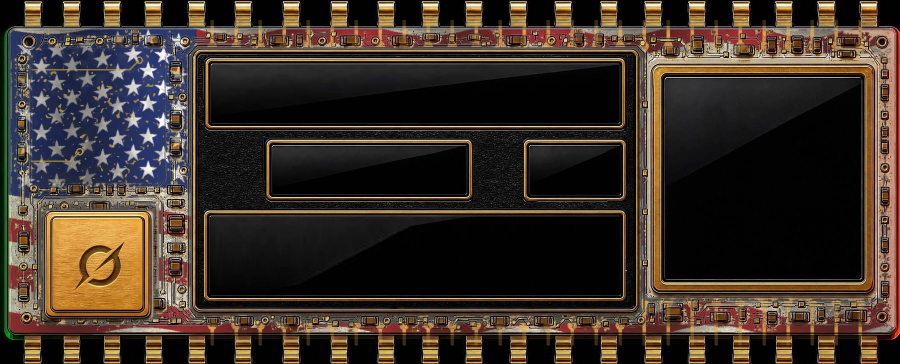
#> input picture ez/media/chip12-grok-1800.jpg, 1800 x 728 px, found by its file name (shown at 1/2 size); its folder holds only this picture in this run
$ python chip14.py
#> lines starting #> are read from the running program, lines starting #| are printed output that depends on the picture; after the words box and inside, x2 and y2 are one past the last pixel; in counts of white or black regions, pixels touching at a corner belong together
# /usr/bin/python3 chip14.py : the live chip12-<m>-1800 paintings -> img/chip14-<m>.jpg (1800 x 828)
#  1 the flag-tinted board substrate re-inked in the model's unit colour (low-frequency stripes/stars flattened, grain and grime kept;
#    gold parts, dark parts, the windows, the founder window and the logo plate untouched)
#  2 the flag panel (top left) a solid enamel inlay in the unit colour, hand-drawn: ink edge, lit top-left lip, shaded bottom-right lip, fine grain
#  3 a 100px band cut in for the LAST 5 row: a new black glass window 9-sliced from the chip's own P&L window, on the chip's own leather matte
import numpy as np,sys
from PIL import Image,ImageDraw,ImageFilter
U={'grok':(0xe4,0xe0,0xd6),'claude':(0xef,0x8a,0x55),'gpt':(0xb1,0x8c,0xff),'kimi':(0x58,0xb7,0xff)}
SRC='/home/user/Tokengame/ez/media/chip12-%s-1800.jpg';HB=100
def box(a,r):
  c=np.cumsum(np.cumsum(np.pad(a,((r+1,r),(r+1,r)),mode='edge'),0),1)
  return (c[2*r+1:,2*r+1:]-c[:-2*r-1,2*r+1:]-c[2*r+1:,:-2*r-1]+c[:-2*r-1,:-2*r-1])/((2*r+1)**2)
def blur(a,r):
  for _ in range(3):a=box(a,r)
  return a
def go(m):
#> called with m = 'grok'
  im=np.asarray(Image.open(SRC%m).convert('RGB')).astype(float);H,W,_=im.shape;u=np.array(U[m],float)
#> after `H, W, _ = im.shape`: H = 728; W = 1800
  mx=im.max(2);mn=im.min(2);V=mx/255;S=np.where(mx>0,(mx-mn)/np.maximum(mx,1),0)
  r,g,b=im[...,0],im[...,1],im[...,2]
  hue=np.degrees(np.arctan2(np.sqrt(3)*(g-b),2*r-g-b))%360
  gold=(hue>18)&(hue<62)&(S>.36)&(V>.28)
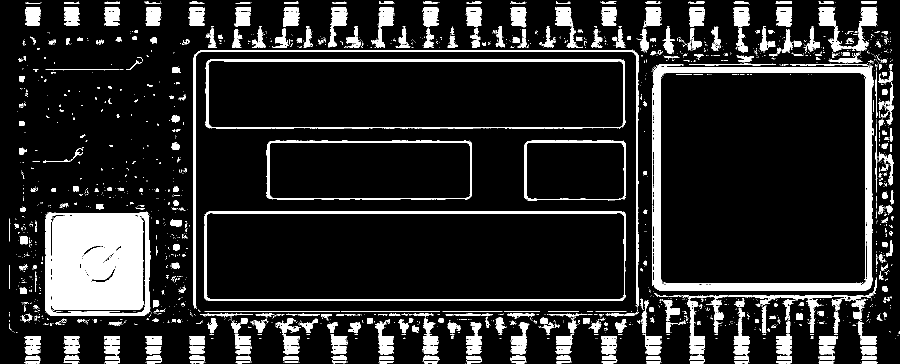
#> gold: shape (728, 1800) bool (shown at 1/2 size); 14% white; 2445 white regions (1965 under 20 px), largest, box (x1, y1, x2, y2) and area: (103, 433, 287, 620) 32754, (1306, 131, 1746, 581) 20623, (408, 423, 1252, 602) 8111
  dark=V<.2
#> dark: shape (728, 1800) bool; 57.8% white; 1651 black regions (1525 under 20 px), largest, box (x1, y1, x2, y2) and area: (9, 2, 1800, 728) 471044, (405, 421, 1254, 602) 12047, (411, 116, 1251, 258) 11583
  yy,xx=np.mgrid[0:H,0:W]
  board=(xx>18)&(xx<1782)&(yy>56)&(yy<670)
  keep=((xx>=383)&(xx<=1292)&(yy>=96)&(yy<=626))|((xx>=1296)&(xx<=1756)&(yy>=121)&(yy<=594))|((xx>=84)&(xx<=312)&(yy>=418)&(yy<=642))
  sub=board&~keep&~gold&~dark
#> sub: shape (728, 1800) bool; 19.1% white; 643 white regions (531 under 20 px), largest, box (x1, y1, x2, y2) and area: (19, 57, 855, 670) 160694, (851, 411, 1782, 670) 35584, (1147, 57, 1683, 202) 18755
  L=.2126*r+.7152*g+.0722*b
  m1=sub.astype(float);num=blur(L*m1,14);den=blur(m1,14);Lb=num/np.maximum(den,1e-3)
#> the loop in blur, `for _ in range(3):a=box(a,r)` made 3 passes
#> pass 1, in box, `c=np.cumsum(np.cumsum(np.pad(a,((r+1,r),(r+1,r)),mode='edge'),0),1)`:
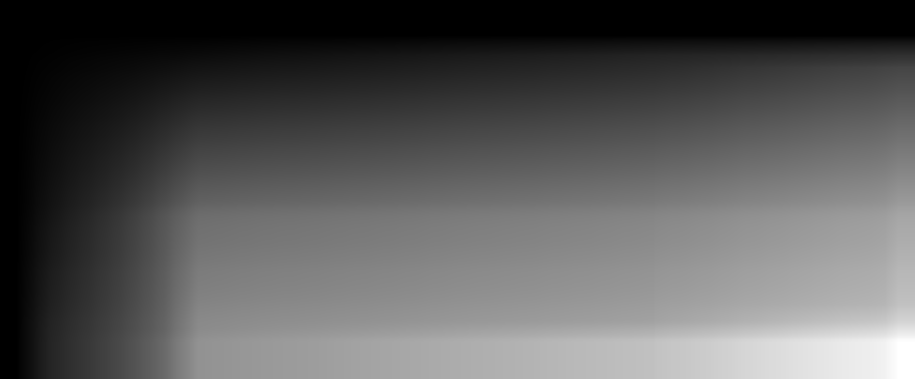
#> c: shape (757, 1829) float64 (shown at 1/2 size); min 0, max 23705745.1, mean 8227256.8; drawn with min black and max white
#> after `Lb = num / np.maximum(den, 0.001)`:
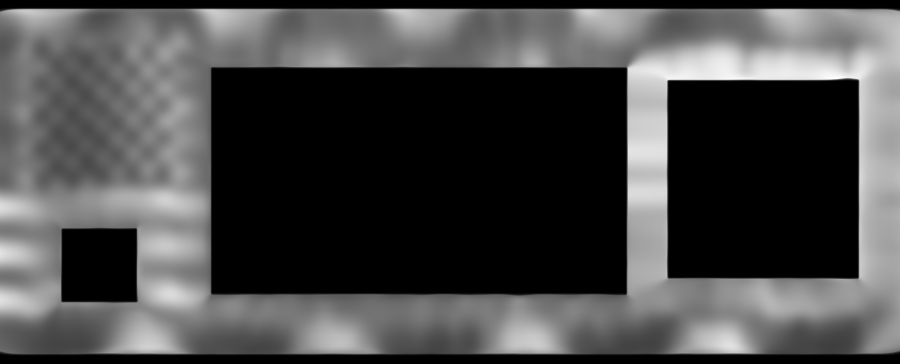
#> Lb: shape (728, 1800) float64 (shown at 1/2 size); min -1.55e-08, max 189.8, mean 53.4; drawn with min black and max white
  det=np.clip(L-Lb,-90,90)
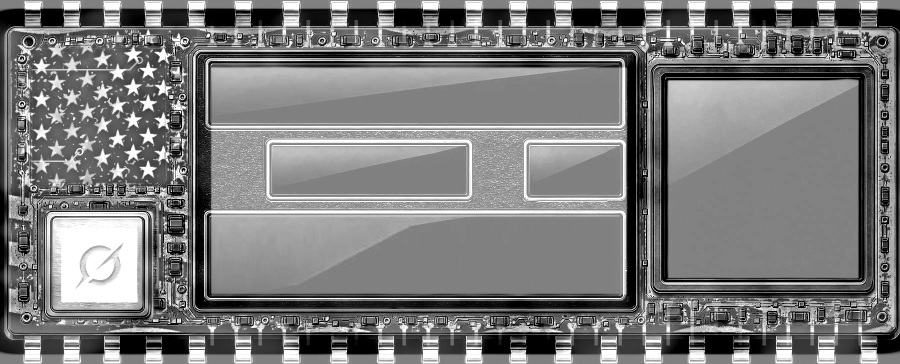
#> det: shape (728, 1800) float64 (shown at 1/2 size); min -90, max 90, mean -3.1; drawn with min black and max white
  base=u*.60
  new=np.clip(base[None,None,:]*(1+det[...,None]/150),0,255)
  a=np.clip(blur(m1,1),0,1)[...,None]
#> a: shape (728, 1800, 1) float64
  out=im*(1-a)+new*a
  # a whisper of the old grime back in (keeps the painted wear)
  out=np.clip(out,0,255)
  img=Image.fromarray(out.astype('uint8'))
  # 3: the band. zone A x<378 and zone C x>=1292 insert at y=300 (copy rows 200..300), zone B inserts at y=411 (matte tile + window)
  new=Image.new('RGB',(W,H+HB));new.paste(img,(0,0))
#> after `new = Image.new('RGB', (W, H + HB))`: new: PIL image 1800x828 RGB; every value is 0
  def zone(x0,x1,ycut,band):
#> called with x0 = 0, x1 = 378, ycut = 300
    new.paste(img.crop((x0,ycut,x1,H)),(x0,ycut+HB));new.paste(band,(x0,ycut))
  zone(0,378,300,img.crop((0,300-HB,378,300)))
  zone(1292,W,300,img.crop((1292,300-HB,W,300)))
#> call 2 of zone, with x0 = 1292, x1 = 1800, ycut = 300
#> in zone (call 2), `new.paste(band, (x0, ycut))`:
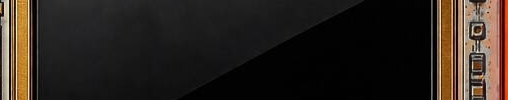
#> band: PIL image 508x100 RGB; mean R, G, B 43.5, 35.6, 29.7
  t=img.crop((378,404,1292,418));tf=t.transpose(Image.FLIP_TOP_BOTTOM);bd=Image.new('RGB',(1292-378,HB));y=0;k=0
#> after `bd = Image.new('RGB', (1292 - 378, HB))`: bd: PIL image 914x100 RGB; every value is 0
  while y<HB:bd.paste(t if k%2==0 else tf,(0,y));y+=t.size[1];k+=1
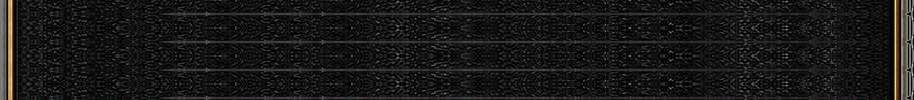
#> bd: PIL image 914x100 RGB; mean R, G, B 25.4, 24.5, 24
#> after the loop, k = 8; y = 112
  zone(378,1292,411,bd)
#> call 3 of zone, with x0 = 378, x1 = 1292, ycut = 411
#> in zone (call 3), `new.paste(img.crop((x0, ycut, x1, H)), (x0, ycut + HB))`:
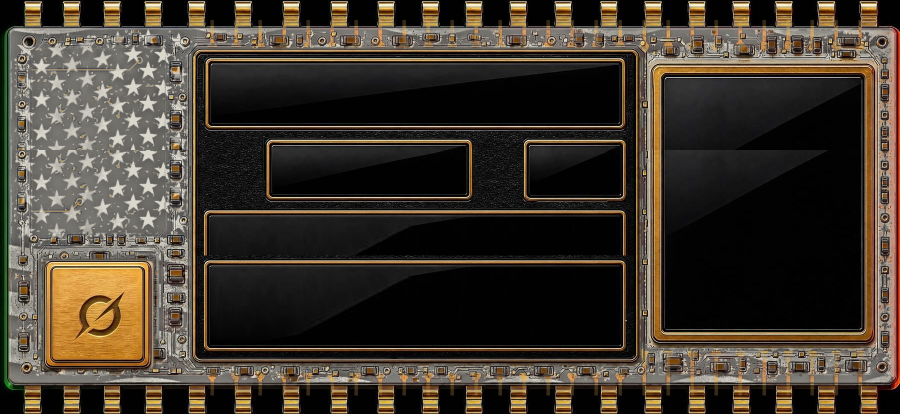
#> new: PIL image 1800x828 RGB (shown at 1/2 size); mean R, G, B 65.2, 56.7, 46.3
  # the new window, 9-sliced from the P&L window (530..946 x 276..404)
  src=img.crop((528,274,948,406));c=26;sw,sh=src.size;X0,Y0,X1,Y1=528,411+6,1254,411+HB-4;tw,th=X1-X0,Y1-Y0
#> after `sw, sh = src.size`: sw = 420; sh = 132
  win=Image.new('RGB',(tw,th))
  def part(sx0,sy0,sx1,sy1,dx0,dy0,dx1,dy1):win.paste(src.crop((sx0,sy0,sx1,sy1)).resize((max(1,dx1-dx0),max(1,dy1-dy0)),Image.LANCZOS),(dx0,dy0))
  xs=[0,c,sw-c,sw];ys=[0,c,sh-c,sh];XD=[0,c,tw-c,tw];YD=[0,c,th-c,th]
#> after `xs = [0, c, sw - c, sw]`: xs = [0, 26, 394, 420]
#> after `ys = [0, c, sh - c, sh]`: ys = [0, 26, 106, 132]
  for i in range(3):
    for j in range(3):part(xs[i],ys[j],xs[i+1],ys[j+1],XD[i],YD[j],XD[i+1],YD[j+1])
  new.paste(win,(X0,Y0))
  # 2: the enamel panel (in the taller zone A: y 100..364+HB)
  P=(64,100,338,364+HB);d=ImageDraw.Draw(new,'RGBA')
  pw,ph=P[2]-P[0],P[3]-P[1];gy,gx=np.mgrid[0:ph,0:pw]
  sh_=1+.07*(1-(gx/pw*.6+gy/ph*.9))-.03
  rng=np.random.default_rng(3);grain=box(rng.normal(0,1,(ph,pw)),1)*5
  pan=np.clip(u[None,None,:]*sh_[...,None]+grain[...,None],0,255).astype('uint8')
  mask=Image.new('L',(pw,ph),0);ImageDraw.Draw(mask).rounded_rectangle((0,0,pw-1,ph-1),16,fill=255)
  new.paste(Image.fromarray(pan),(P[0],P[1]),mask)
  # lips: lit top-left, shaded bottom-right, then the ink edge (two weights: thick outer, thin inner)
  d.rounded_rectangle((P[0]+5,P[1]+5,P[2]-5,P[3]-5),12,outline=(255,255,255,70),width=3)
  d.line((P[0]+16,P[3]-6,P[2]-6,P[3]-6),fill=(0,0,0,70),width=4);d.line((P[2]-6,P[1]+16,P[2]-6,P[3]-6),fill=(0,0,0,70),width=4)
  d.rounded_rectangle(P,16,outline=(12,10,14,255),width=5)
  d.rounded_rectangle((P[0]+9,P[1]+9,P[2]-9,P[3]-9),10,outline=(12,10,14,120),width=1)
  new.save('img/chip14-%s.jpg'%m,quality=90)
  Image.fromarray(np.asarray(new)).resize((W//3,(H+HB)//3)).save('/tmp/claude-0/-home-user-Tokengame/49afce95-8870-516a-9c3b-e2b261d2a0d8/scratchpad/c14-%s.png'%m)
#> (the run stopped early here; a loop or call above may not have finished)
